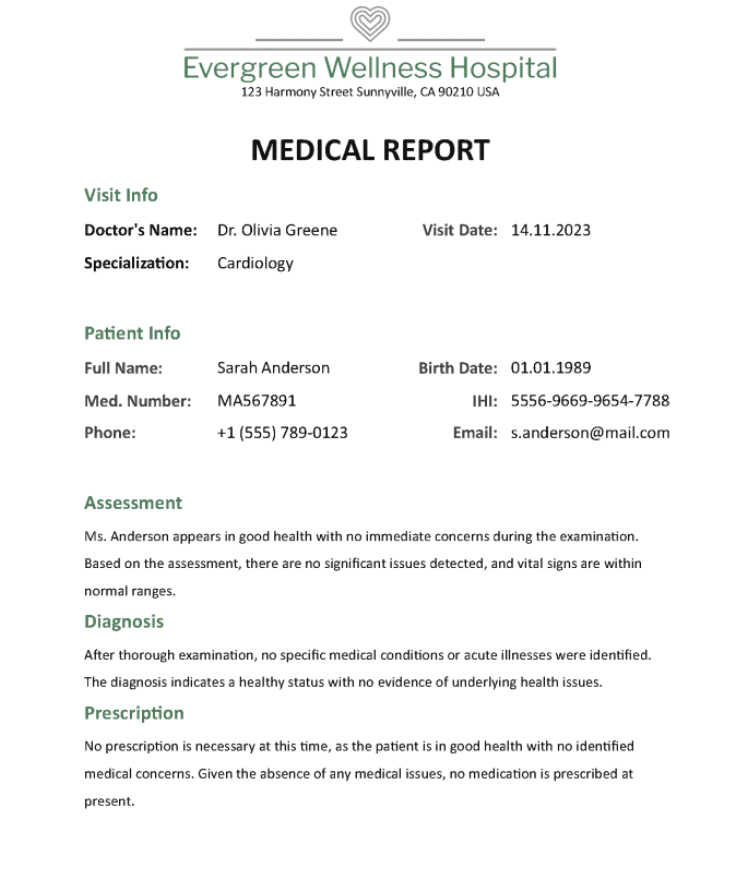
#> input picture backend/LLM_Model/report.jpg, 746 x 890 px
$ python ocr_client.py --image report.jpg
#> lines starting #> are read from the running program, lines starting #| are printed output that depends on the picture; after the words box and inside, x2 and y2 are one past the last pixel; in counts of white or black regions, pixels touching at a corner belong together
import cv2
import pytesseract
import requests
import argparse

# Tesseract path for Apple Silicon
pytesseract.pytesseract.tesseract_cmd = "/opt/homebrew/bin/tesseract"

# LLM service endpoint
LLM_SERVICE_URL = "http://localhost:8001/analyze"


def preprocess_image(image_path):

#> called with image_path = 'report.jpg'
    img = cv2.imread(image_path)
#> img is the input picture: shape (890, 746, 3); mean B, G, R 246.9, 247.1, 246.8

    if img is None:
        raise ValueError("Image not found or unsupported format")

    gray = cv2.cvtColor(img, cv2.COLOR_BGR2GRAY)

    thresh = cv2.threshold(gray, 150, 255, cv2.THRESH_BINARY)[1]
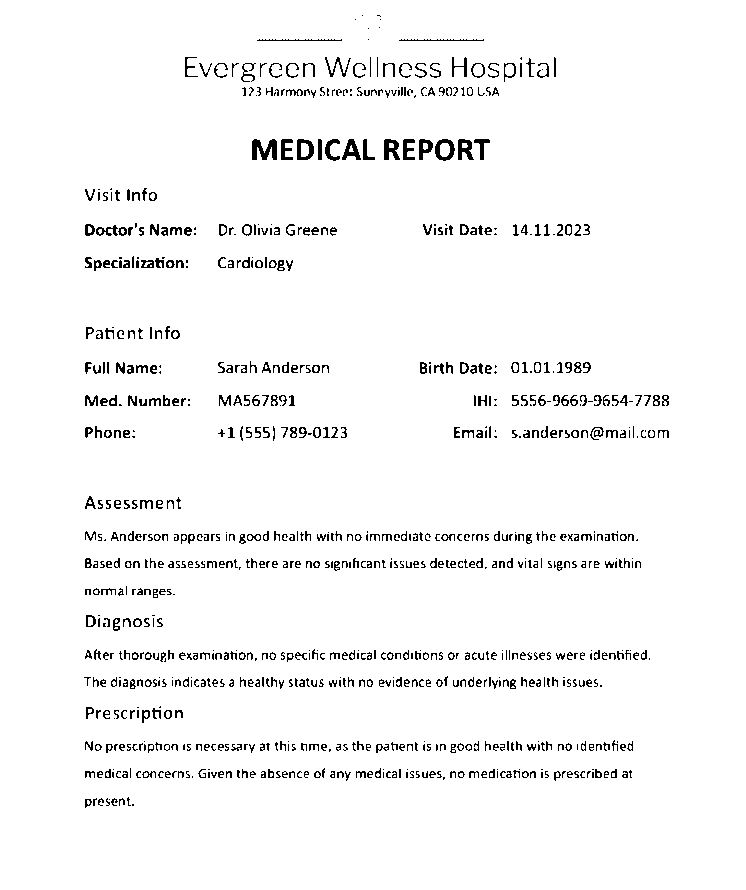
#> thresh: shape (890, 746); 96.5% white; black in thin lines or dots, all inside (x1, y1, x2, y2) = (84, 15, 669, 808)

    return thresh


def run_ocr(image_path):

    processed = preprocess_image(image_path)

#> (the run stopped early here; a loop or call above may not have finished)
